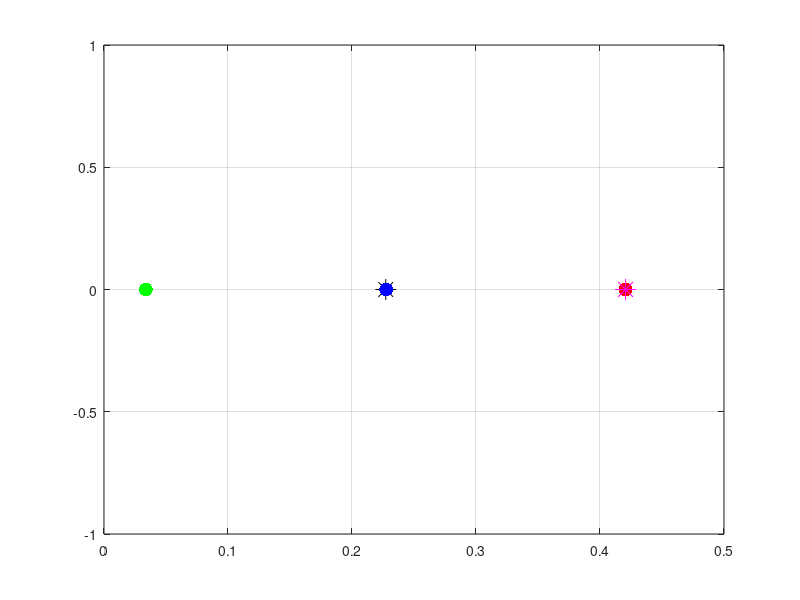

MATLAB code to generate this figure:
% Amir 3D method with Double accuracy implimentation

clear all
clc
close all

num = 10;
A = [3 3 3];
B = [7 7 7];
L = -10;
mu1 = 3;
mu2 = 6;
mu3 = 3.105; %3.10825;
alpha1 = 0;
alpha2 = 0;
alpha3 = 0;
sigma11 = 1;
sigma22 = 1;
sigma33= 1.0;
sigma_D = [sigma11 sigma22 sigma33];
sigma12 = 0.0;
sigma13 = 0;
sigma21 = 0.0;
sigma23 = 0;
sigma31 = 0; 
sigma32 = 0;
ALPHA = [alpha1 alpha2 alpha3];
SIGMA = [sigma_D(1)^2 sigma12^2 sigma13^2;...
        sigma21^2 sigma_D(2)^2 sigma23^2;...
        sigma31^2 sigma32^2 sigma_D(3)^2];
MU = [mu1 mu2 mu3]

%% Implement Stnadard Amri Method

% Define trivariate skew normal function
% fun3d = @(X,Y,Z) dmsn_triplequad(X,Y,Z,MU,SIGMA,ALPHA);
% % Integrate trivariate skew normal distribtuin between limits
% Fa1a2a3 = triplequad(fun3d,L,A(1),L,A(2),L,A(3));
% Fa1a2b3 = triplequad(fun3d,L,A(1),L,A(2),L,B(3));
% Fa1b2a3 = triplequad(fun3d,L,A(1),L,B(2),L,A(3));
% Fa1b2b3 = triplequad(fun3d,L,A(1),L,B(2),L,B(3));
% Fb1a2a3 = triplequad(fun3d,L,B(1),L,A(2),L,A(3));
% Fb1a2b3 = triplequad(fun3d,L,B(1),L,A(2),L,B(3));
% Fb1b2a3 = triplequad(fun3d,L,B(1),L,B(2),L,A(3));
% Fb1b2b3 = triplequad(fun3d,L,B(1),L,B(2),L,B(3));

Fa1a2a3 = mvncdf([L L L],A,MU,SIGMA); 
Fa1a2b3 = mvncdf([L L L],[A(1),A(2),B(3)],MU,SIGMA);
Fa1b2a3 = mvncdf([L L L],[A(1),B(2),A(3)],MU,SIGMA);
Fa1b2b3 = mvncdf([L L L],[A(1),B(2),B(3)],MU,SIGMA);
Fb1a2a3 = mvncdf([L L L],[B(1),A(2),A(3)],MU,SIGMA);
Fb1a2b3 = mvncdf([L L L],[B(1),A(2),B(3)],MU,SIGMA);
Fb1b2a3 = mvncdf([L L L],[B(1),B(2),A(3)],MU,SIGMA);
Fb1b2b3 = mvncdf([L L L],B,MU,SIGMA);

LB = Fb1b2b3 - (Fa1b2b3 + Fb1a2b3 + Fb1b2a3)
if LB < 0
    LB = 0
end
UB = Fb1b2b3 - max([Fa1b2b3 Fb1a2b3 Fb1b2a3])

s1 = struct('Fa1a2a3',Fa1a2a3,'Fa1a2b3',Fa1a2b3,'Fa1b2a3',Fa1b2a3,...
    'Fa1b2b3',Fa1b2b3,'Fb1a2a3',Fb1a2a3,'Fb1a2b3',Fb1a2b3,...
    'Fb1b2a3',Fb1b2a3,'Fb1b2b3',Fb1b2b3)

%% Implement double accuracy (See Rectangular Probabilties Report [Dodd 2013])
% The case where LB = 0
if LB == 0
    P = [Fa1b2b3,Fb1a2b3,Fb1b2a3]      % These are all the possilbe terms
    [MaxP MaxPPos] = max([Fa1b2b3,Fb1a2b3,Fb1b2a3]); % Find the largest 
    V = P;                              % Set V = P then delete the 
    V(MaxPPos) = [];                    % largest term.
    LB_Eq = sum(V) - prod(V)
    if LB_Eq > 0.5
         LB_D = LB
         UB_D = (UB-LB)/2
    elseif LB_Eq < 0.5
         LB_D = (UB-LB)/2
         UB_D = UB
    else LB_D = (UB-LB)/2
         UB_D = (UB-LB)/2
    end
end 

% The case where LB > 0
if LB > 0
    P = [Fa1b2b3,Fb1a2b3,Fb1b2a3]                   % These are all the possilbe terms
    [MaxP MaxPPos] = max([Fa1b2b3,Fb1a2b3,Fb1b2a3]); % Find the largest 
    Mu_LB = MU; Mu_LB(MaxPPos) = []                  % Delete largest MU term corresponding to largest F(*1,*2,*3)
    sigma_D_LB = sigma_D; sigma_D_LB(MaxPPos) = []   % Delete largest sigma_D term corresponding to largest F(*1,*2,*3)
    A_LB = A; A_LB(MaxPPos) = []                     % Delete largest A term corresponding to largest F(*1,*2,*3)
    Delta = 1/normcdf(A_LB(1),Mu_LB(1),sigma_D_LB(1)) + ...
            1/normcdf(A_LB(2),Mu_LB(2),sigma_D_LB(2))% Calc Delta i.e. 
            % how much smaller is the sticking out box (the N box in
            % Rectangular Probabilties Report, [Dodd (2013)])
    % Calc the gradient dN/dMu
    Mu_Vec = linspace(2.5,3.5,10);
        for i = 1:length(Mu_Vec)
            P(i) = (1-normcdf(A(MaxPPos),Mu_Vec(i),sigma_D(MaxPPos)))/Delta;
        end
    AvgGrad = polyfit(Mu_Vec,P,1)  % fit a linear line through data
    dN_dMu = AvgGrad(1,1)
    tic
    fun = @(mu) (1-normcdf(A(MaxPPos),A(MaxPPos),sigma_D(MaxPPos)))/Delta...
        + (mu*dN_dMu - A(MaxPPos)*dN_dMu)...
        - (0.5 - normcdf(A(MaxPPos),mu,sigma_D(MaxPPos)));
    x0 = 3;
    mu_x = fzero(fun,x0)
    df=toc
        if MU(MaxPPos) < mu_x
             LB_D = (UB-LB)/2+LB;
             UB_D = UB;
        elseif MU(MaxPPos) > mu_x
             LB_D = LB;
             UB_D = (UB-LB)/2+LB;
        else LB_D = (UB-LB)/2+LB;
             UB_D = (UB-LB)/2+LB;
        end
end

E = mvncdf([3 3 3],[7 7 7],MU,SIGMA)
figure(3)
plot(LB,0,'g.','MarkerSize',30); hold on
plot(UB,0,'r.','MarkerSize',30); hold on
plot(LB_D,0,'k*','MarkerSize',15); hold on
plot(UB_D,0,'m*','MarkerSize',15); hold on
plot(E,0,'b.','MarkerSize',30); grid on

alt =  max([Fa1b2b3,Fb1a2b3,Fb1b2a3])+((1- max([Fa1b2b3,Fb1a2b3,Fb1b2a3]))/Delta)
if alt < 0.5
    disp('LB to Middle')
elseif alt > 0.5
    disp('Middle to UB')
end
